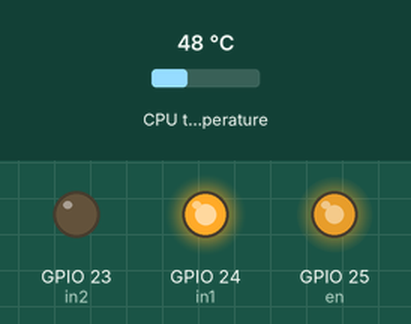
Recording of a program running on a simulated Raspberry Pi (BCM pin numbers). Shown: output pins drawn as LEDs (lit = HIGH). The test bench sets the inputs (shaded band); at power-on: CPU temperature 48 °C. Databases and web services accept everything at once and return nothing.

Above: at 1.2 s.
1.3 s: CPU temperature set to 41 °C
7.3 s: CPU temperature set to 38 °C
At 11.1 s:
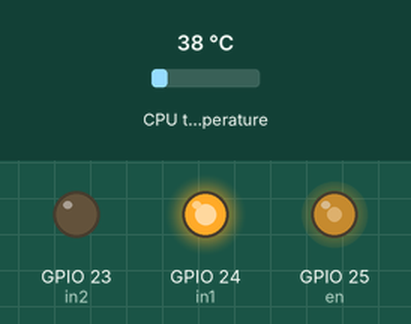
13.3 s: CPU temperature set to 44 °C
At 15.5 s:
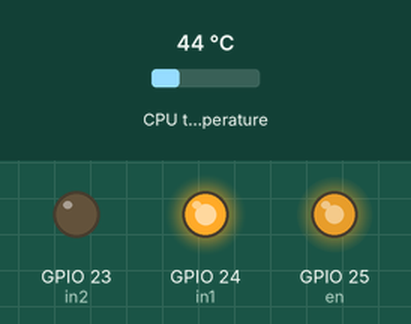
19.3 s: CPU temperature set to 39 °C
At 21.0 s:
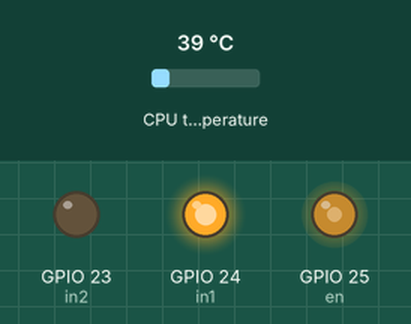
Timing chart, 0 to 22.5 s (numbered marks = the images above; inputs shaded):
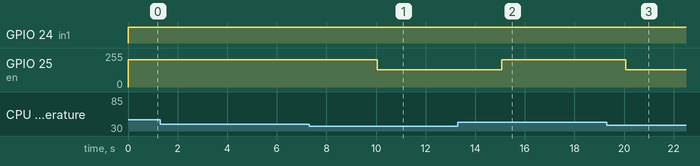

Measured:
- the behaviour switches between 40 and 39 °C on CPU temperature (found by bisection; images 0 and 1)
- after the input at 1.3 s, every drawn part: stays the same
- after the input at 7.3 s, GPIO 25 (en): 204/255 → 128/255 after 2.7 s
- after the input at 13.3 s, GPIO 25 (en): 128/255 → 204/255 after 1.8 s
- after the input at 19.3 s, GPIO 25 (en): 204/255 → 128/255 after 0.78 s

The program:

monitor-temp.py
```python
import os
import time
import mysql.connector
import RPi.GPIO as GPIO

in1 = 24
in2 = 23
en = 25
temp1=1

GPIO.setmode(GPIO.BCM)
GPIO.setup(in1,GPIO.OUT)
GPIO.setup(in2,GPIO.OUT)
GPIO.setup(en,GPIO.OUT)

GPIO.output(in1, GPIO.LOW)
GPIO.output(in2,GPIO.LOW)
p=GPIO.PWM(en,1000)

p.start(15)
temp1=0

db = mysql.connector.connect(
	host="localhost",
	user="temp_logger",
	passwd="abc@123",
	database= "temperature"
	)
mycursor=db.cursor()
sql ="""INSERT INTO Temp_log (Temperature,RPM) VALUES (%s,%s)"""

def measure_temp():
	temp  = os.popen("vcgencmd measure_temp").readline()
	return (temp.replace("temp=","").replace("'C\n",""))

while True:

	temp1 =measure_temp()
	temp2=float(temp1)
	#print(temp1)


	if 35>temp2>30:
                print("run")
                GPIO.output(in1,GPIO.HIGH)
                GPIO.output(in2,GPIO.LOW)
		speed =15
        elif 40>temp2>35:
		GPIO.output(in1,GPIO.HIGH)
		GPIO.output(in2,GPIO.LOW)
		p.ChangeDutyCycle(50)
		speed = 50
        elif temp2>40:
		GPIO.output(in1,GPIO.HIGH)
		GPIO.output(in2,GPIO.LOW)
		p.ChangeDutyCycle(80)
		speed = 80

	sql_temp = (temp1,speed,)
	mycursor.execute(sql,sql_temp)
	db.commit()
	time.sleep(5)
GPIO.cleanup()
```
